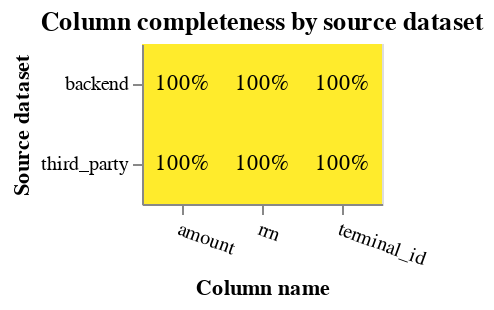

The cell this chart's notebook holds for it:
### Code cell
from splink.exploratory import completeness_chart

completeness_chart(
    [third_party, backend],
    cols=["amount", "rrn", "terminal_id"],
    db_api=DuckDBAPI(),
    table_names_for_chart=["third_party", "backend"],
)

### Figure 1 — Vega-Lite specification as saved in the notebook (floating-point values rounded to 4 significant figures)
{"config": {"view": {"continuousWidth": 400, "continuousHeight": 300}}, "layer": [{"mark": "rect", "encoding": {"color": {"field": "completeness", "legend": null, "scale": {"scheme": "darkred", "zero": true}, "type": "quantitative"}, "tooltip": [{"field": "source_dataset", "title": "Source dataset", "type": "nominal"}, {"field": "total_rows_inc_nulls", "format": ",", "title": "# of records", "type": "quantitative"}, {"field": "column_name", "title": "Column name", "type": "nominal"}, {"field": "total_null_rows", "format": ",", "title": "# of nulls", "type": "quantitative"}, {"field": "completeness", "format": ".1%", "type": "quantitative"}], "x": {"axis": {"labelAngle": 20}, "field": "column_name", "sort": {"field": "mean_comp", "order": "descending"}, "title": "Column name", "type": "nominal"}, "y": {"field": "source_dataset", "title": "Source dataset", "type": "nominal"}}, "title": "Column completeness by source dataset", "transform": [{"joinaggregate": [{"op": "mean", "field": "completeness", "as": "mean_comp"}], "groupby": ["column_name"]}]}, {"mark": {"type": "text"}, "encoding": {"color": {"condition": {"test": "datum['completeness'] < 0.5", "value": "white"}, "value": "black"}, "text": {"field": "completeness", "format": ".0%", "type": "quantitative"}, "x": {"axis": {"labelAngle": 0}, "field": "column_name", "sort": {"field": "mean_comp", "order": "descending"}, "type": "nominal"}, "y": {"field": "source_dataset", "type": "nominal"}}, "transform": [{"joinaggregate": [{"op": "mean", "field": "completeness", "as": "mean_comp"}], "groupby": ["column_name"]}]}], "data": {"name": "data-d5e4405d05f21fa66ea51640acf21cee"}, "height": {"step": 40}, "width": {"step": 40}, "$schema": "https://vega.github.io/schema/vega-lite/v5.9.3.json", "datasets": {"data-d5e4405d05f21fa66ea51640acf21cee": [{"source_dataset": "backend", "column_name": "amount", "total_null_rows": 0, "total_rows_inc_nulls": 161584, "completeness": 1.0}, {"source_dataset": "third_party", "column_name": "amount", "total_null_rows": 0, "total_rows_inc_nulls": 28372, "completeness": 1.0}, {"source_dataset": "backend", "column_name": "rrn", "total_null_rows": 0, "total_rows_inc_nulls": 161584, "completeness": 1.0}, {"source_dataset": "third_party", "column_name": "rrn", "total_null_rows": 0, "total_rows_inc_nulls": 28372, "completeness": 1.0}, {"source_dataset": "backend", "column_name": "terminal_id", "total_null_rows": 0, "total_rows_inc_nulls": 161584, "completeness": 1.0}, {"source_dataset": "third_party", "column_name": "terminal_id", "total_null_rows": 0, "total_rows_inc_nulls": 28372, "completeness": 1.0}]}}
